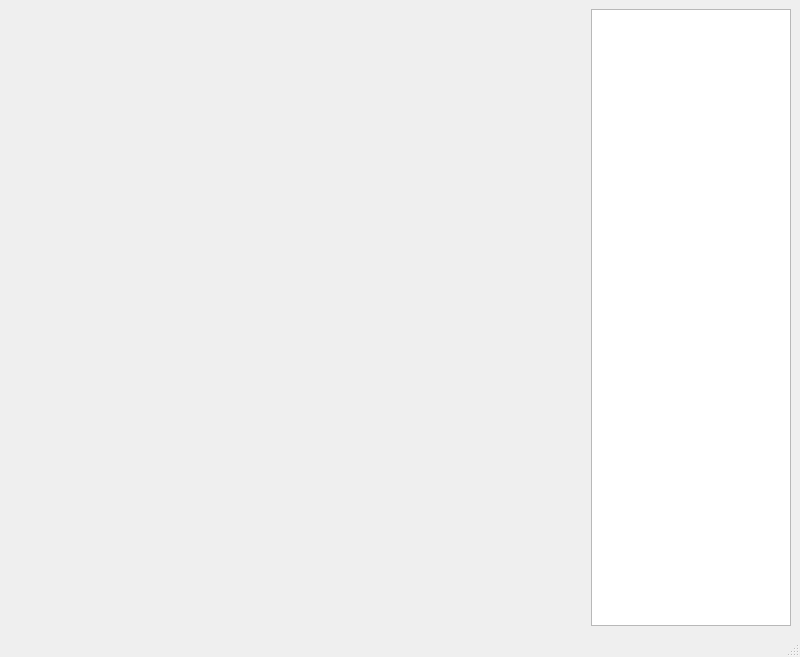
<?xml version="1.0" encoding="UTF-8"?>
<ui version="4.0">
 <class>MainWindow</class>
 <widget class="QMainWindow" name="MainWindow">
  <property name="geometry">
   <rect>
    <x>0</x>
    <y>0</y>
    <width>800</width>
    <height>657</height>
   </rect>
  </property>
  <property name="windowTitle">
   <string>MainWindow</string>
  </property>
  <widget class="QWidget" name="centralwidget">
   <layout class="QGridLayout" name="gridLayout">
    <item row="0" column="0">
     <widget class="QWidget" name="mplwindow" native="true">
      <property name="sizePolicy">
       <sizepolicy hsizetype="Expanding" vsizetype="Preferred">
        <horstretch>0</horstretch>
        <verstretch>0</verstretch>
       </sizepolicy>
      </property>
      <layout class="QVBoxLayout" name="mplvl"/>
     </widget>
    </item>
    <item row="0" column="1">
     <widget class="QListWidget" name="mplfigs">
      <property name="sizePolicy">
       <sizepolicy hsizetype="Maximum" vsizetype="Expanding">
        <horstretch>0</horstretch>
        <verstretch>0</verstretch>
       </sizepolicy>
      </property>
      <property name="maximumSize">
       <size>
        <width>200</width>
        <height>16777215</height>
       </size>
      </property>
     </widget>
    </item>
   </layout>
  </widget>
  <widget class="QMenuBar" name="menubar">
   <property name="geometry">
    <rect>
     <x>0</x>
     <y>0</y>
     <width>800</width>
     <height>21</height>
    </rect>
   </property>
  </widget>
  <widget class="QStatusBar" name="statusbar"/>
 </widget>
 <resources/>
 <connections/>
</ui>
